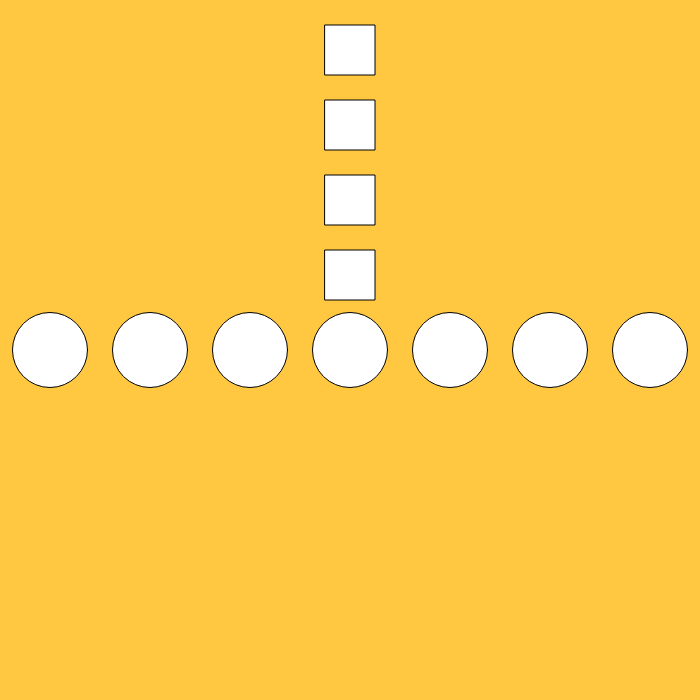
Frame 1 (no input)
Frame 60 (no input): identical to frame 1, image omitted
Frame 120 (the mouse pressed at the canvas centre since frame 60): identical to frame 1, image omitted

The p5.js sketch that drew this single still picture (run headless with seeded random() and noise() and a simulated clock; from frame 60 on, the mouse is pressed at the canvas centre):

// p5.js sketch
// ── sketch.js
/*
<><><><><><><><><><><><><><><><><><><><>
 WHILE LOOPS
 ________________
 Reference: 
 https://p5js.org/reference/p5/while/
 <><><><><><><><><><><><><><><><><><><><>
 */

 function setup() 
 {
   createCanvas(700, 700);
   rectMode(CENTER);
 }
 
 function draw() 
 {
   background(255, 200, 64);
 
   let x = 50; //LOCAL variable
   
   //while loop drawing ellipses from left to right
   while (x < width) 
   { //code in braces runs if boolean is true
     ellipse(x, height / 2, 75, 75);
     x = x + 100;
   }
 
   let y = 50; //LOCAL variable
   
   //while loop drawing rectangles from top to middle of canvas
   while (y < height / 2) 
   {
     rect(width / 2, y, 50, 50);
     y = y + 75;
   }
 }
